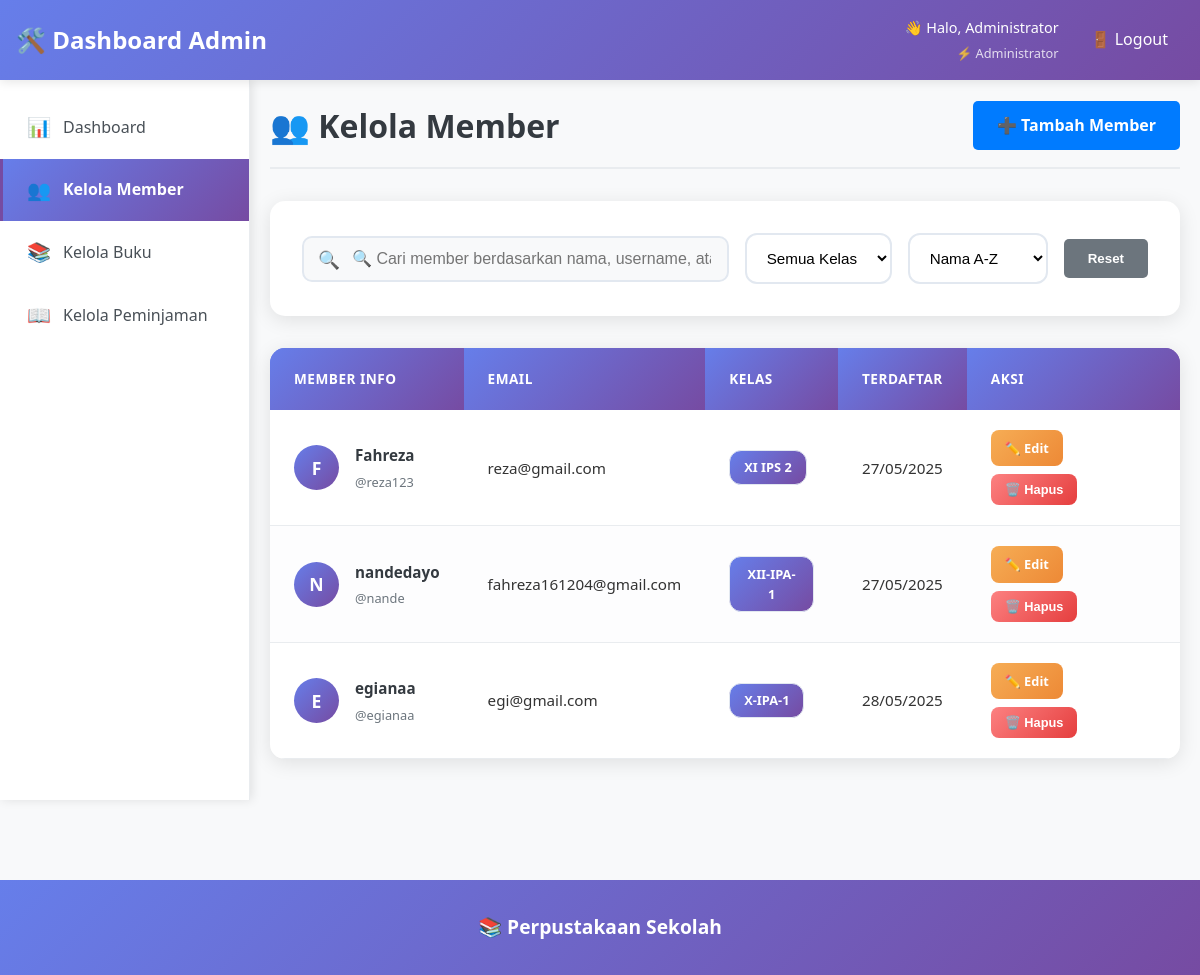
Screenshot of /admin/members (signed in) with the database file from the repository.
### app.py (models this page shows, shortened)
class User(UserMixin, db.Model):
    id = db.Column(db.Integer, primary_key=True)
    username = db.Column(db.String(80), unique=True, nullable=False)
    email = db.Column(db.String(120), unique=True, nullable=False)
    password_hash = db.Column(db.String(120), nullable=False)
    role = db.Column(db.String(20), nullable=False, default='member')  # 'admin' or 'member'
    nama_lengkap = db.Column(db.String(100), nullable=False)
    kelas = db.Column(db.String(20))  # untuk member
    profile_photo = db.Column(db.String(200))  # path to profile photo
    created_at = db.Column(db.DateTime, default=datetime.utcnow)

### app.py (the view)
@app.route('/admin/members')
@login_required
def admin_members():
    if current_user.role != 'admin':
        flash('Akses ditolak!')
        return redirect(url_for('index'))
    members = User.query.filter_by(role='member').all()
    total_active_loans = Peminjaman.query.filter_by(status='dipinjam').count()
    return render_template('admin/members.html',
                         members=members,
                         total_active_loans=total_active_loans)

### app.py (called while the page is built)
@login_manager.user_loader
def load_user(user_id):
    return User.query.get(int(user_id))

@app.context_processor
def inject_kelas_options():
    return dict(KELAS_OPTIONS=KELAS_OPTIONS)

### templates/admin/members.html (shortened to what this page needs)
{% extends "admin/base.html" %}
{% block content %}
    <div class="content-header">
        <h1>👥 Kelola Member</h1>
        <div class="header-actions">
            <a href="{{ url_for('admin_add_member') }}" class="btn btn-primary">
                ➕ Tambah Member
            </a>
        </div>
    </div>
    <div class="search-filter-section">
        <div class="search-row">
            <div class="search-input-modern">
                <input type="text"
                       id="searchInput"
                       placeholder="🔍 Cari member berdasarkan nama, username, atau email..."
                       class="search-input">
            </div>
            <select id="kelasFilter" class="filter-select">
                <option value="">Semua Kelas</option>
            </select>
            <select id="sortFilter" class="filter-select">
                <option value="nama">Nama A-Z</option>
            </select>
            <button class="btn btn-secondary" onclick="clearSearch()">
                Reset
            </button>
        </div>
    </div>
    <div class="table-container">
        <table class="table" id="membersTable">
            <thead>
                <tr>
                    <th>Member Info</th>
                    <th>Email</th>
                    <th>Kelas</th>
                    <th>Terdaftar</th>
                    <th>Aksi</th>
                </tr>
            </thead>
            <tbody>
                {% for member in members %}
                <tr class="member-row"
                    data-nama="{{ member.nama_lengkap|lower }}"
                    data-username="{{ member.username|lower }}"
                    data-email="{{ member.email|lower }}"
                    data-kelas="{{ member.kelas or '' }}">                    <td data-label="Member Info">
                        <div class="user-info">
                            <div class="user-avatar-small">
                                {{ member.nama_lengkap[0]|upper }}
                            </div>
                            <div class="user-details">
                                <strong>{{ member.nama_lengkap }}</strong>
                                <small>@{{ member.username }}</small>
                            </div>
                        </div>
                    </td>
                    <td data-label="Email">{{ member.email }}</td>
                    <td data-label="Kelas">
                        {% if member.kelas %}
                            <span class="badge badge-info">{{ member.kelas }}</span>
                        {% else %}
                            <span class="badge badge-secondary">-</span>
                        {% endif %}
                    </td>
                    <td data-label="Terdaftar">{{ member.created_at.strftime('%d/%m/%Y') }}</td>
                    <td data-label="Aksi">
                        <div class="action-buttons">
                            <a href="{{ url_for('admin_edit_member', id=member.id) }}"
                               class="btn btn-sm btn-warning"
                               title="Edit Member">
                                ✏️ Edit
                            </a>
                            <button class="btn btn-sm btn-danger delete-member-btn"
                                    data-member-id="{{ member.id }}"
                                    data-member-name="{{ member.nama_lengkap }}"
                                    title="Hapus Member">
                                🗑️ Hapus
                            </button>
                        </div>
                    </td>
                </tr>
                {% endfor %}
            </tbody>
        </table>
    </div>
{% endblock %}

### templates/admin/includes/header.html (shortened to what this page needs)
<nav class="navbar">
    <div class="nav-container">
        <div class="nav-left">
            <h2>🛠️ Dashboard Admin</h2>
        </div>
        <div class="nav-links">
            <div class="admin-user-info">
                <span class="admin-greeting">👋 Halo, {{ current_user.nama_lengkap }}</span>
                <span class="admin-role">⚡ Administrator</span>
            </div>
            <a href="{{ url_for('logout') }}" class="logout-btn">🚪 Logout</a>
        </div>
    </div>
</nav>

### static/style.css (style rules this page uses)
* { margin: 0; padding: 0; box-sizing: border-box; }
body { font-family: 'Segoe UI', Tahoma, Geneva, Verdana, sans-serif; line-height: 1.6; color: #333; background-color: #f8f9fa; margin: 0; padding: 0; }
.navbar { position: fixed; top: 0; left: 0; right: 0; z-index: 1000; background: linear-gradient(135deg, #667eea 0%, #764ba2 100%); color: white; padding: 1rem 0; box-shadow: 0 2px 10px rgba(0,0,0,0.1); }
.nav-container { max-width: 1200px; margin: 0 auto; padding: 0 1rem; display: flex; justify-content: space-between; align-items: center; }
.nav-container h2 { font-size: 1.5rem; font-weight: 600; }
.nav-links { display: flex; gap: 1rem; align-items: center; }
.nav-links a { color: white; text-decoration: none; padding: 0.5rem 1rem; border-radius: 5px; transition: background-color 0.3s; }
.btn { display: inline-block; padding: 0.75rem 1.5rem; border: none; border-radius: 5px; text-decoration: none; font-weight: 600; cursor: pointer; transition: all 0.3s ease; text-align: center; }
.btn-primary { background-color: #007bff; color: white; }
.btn-secondary { background-color: #6c757d; color: white; }
.btn-warning { background-color: #ffc107; color: #212529; }
.content-header { display: flex; justify-content: space-between; align-items: center; margin-bottom: 2rem; padding-bottom: 1rem; border-bottom: 2px solid #e9ecef; }
.content-header h1 { color: #343a40; font-size: 2rem; font-weight: 700; margin: 0; }
.table-container { background: white; border-radius: 10px; box-shadow: 0 2px 10px rgba(0,0,0,0.1); overflow: hidden; margin-top: 2rem; }
table { width: 100%; border-collapse: collapse; background: white; }
table thead { background: linear-gradient(135deg, #667eea 0%, #764ba2 100%); color: white; }
table th, table td { padding: 1rem; text-align: left; border-bottom: 1px solid #e9ecef; }
table th { font-weight: 600; text-transform: uppercase; font-size: 0.9rem; letter-spacing: 0.5px; }
table tbody tr { transition: background-color 0.3s ease; }
table tbody tr:nth-child(even) { background-color: #fdfdfe; }
.badge { display: inline-block; padding: 0.25rem 0.5rem; font-size: 0.75rem; font-weight: 600; border-radius: 4px; text-transform: uppercase; }
.badge-info { background-color: #17a2b8; color: white; }
.search-filter-section { background: white; padding: 2rem; border-radius: 15px; box-shadow: 0 4px 20px rgba(0, 0, 0, 0.1); margin-bottom: 2rem; }
.search-row { display: grid; grid-template-columns: 1fr auto auto; gap: 1rem; align-items: end; }
.search-input-modern { position: relative; }
.search-input-modern input { width: 100%; padding: 0.75rem 1rem 0.75rem 3rem; border: 2px solid #e2e8f0; border-radius: 10px; font-size: 1rem; transition: all 0.3s ease; }

### rows the page displays
User: nama_lengkap "Administrator"
User: nama_lengkap "F", nama_lengkap "Fahreza", username "reza123", email "reza@gmail.com", kelas "XI IPS 2", created_at "27/05/2025"
User: nama_lengkap "N", nama_lengkap "nandedayo", username "nande", email "fahreza161204@gmail.com", kelas "XII-IPA-1", created_at "27/05/2025"
User: nama_lengkap "E", nama_lengkap "egianaa", username "egianaa", email "egi@gmail.com", kelas "X-IPA-1", created_at "28/05/2025"
